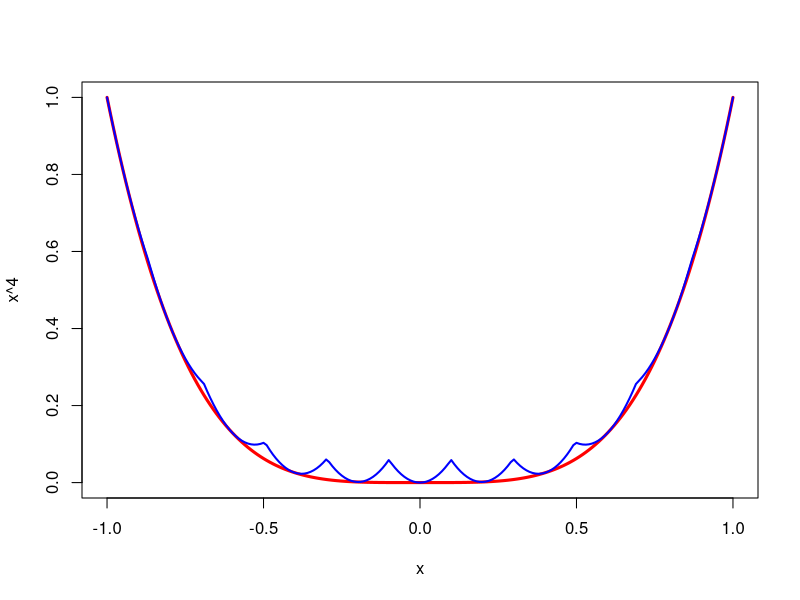
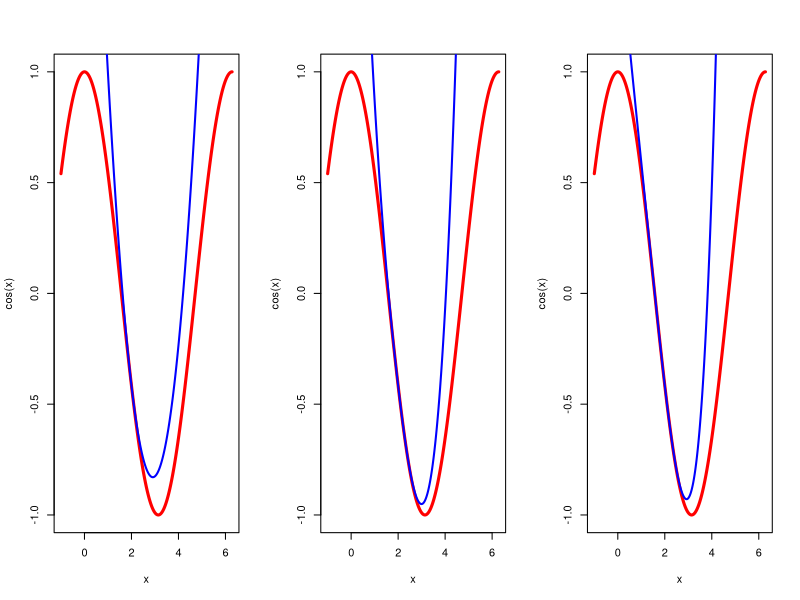
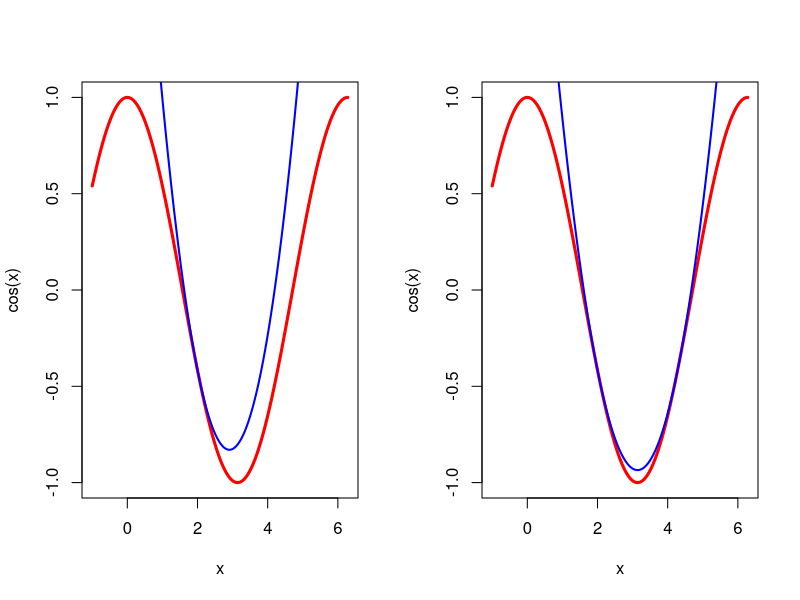

Recreate these plots in R, in order.
## ---- chunk 1
x<-seq(-1,1,by=.01)
plot(x, x ^ 4, type = "l", col = "RED", lwd = 3)
y<-seq(-1,1,length=11)
z <- matrix (0, 11, length (x))
for (i in 1:11) {
    yy <- y[i]
    z [i, ] <- (yy ^ 4) + 4 * (yy ^ 3) * (x - yy) + 6 * ((x - yy) ^ 2)
}
zz <- apply (z, 2, min)
lines(x,zz,col="BLUE",lwd=2)
## ---- chunk 2
h<-function(y){
x<-seq(-1,2*pi,by=.001)
z1<-cos(x)
z0<-cos(y)-sin(y)*(x-y)+0.5*(x-y)^2
z2<-cos(y)-sin(y)*(x-y)-0.5*cos(y)*(x-y)^2+(1/6)*abs(x-y)^3
z3<-cos(y)-sin(y)*(x-y)-0.5*cos(y)*(x-y)^2+(1/6)*sin(y)*(x-y)^3+(1/24)*(x-y)^4
par(mfrow=(c(1,3)))
plot(x,z1,type="l",col="RED",lwd=3,ylab="cos(x)")
lines(x,z0,col="BLUE",lwd=2)
plot(x,z1,type="l",col="RED",lwd=3,ylab="cos(x)")
lines(x,z2,col="BLUE",lwd=2)
plot(x,z1,type="l",col="RED",lwd=3,ylab="cos(x)")
lines(x,z3,col="BLUE",lwd=2)
}
h(2)
## ---- chunk 3
g<-function(y){
x<-seq(-1,2*pi,by=.001)
z1<-cos(x)
z2<-cos(y)-sin(y)*(x-y)+0.5*(sin(y)/(pi-y))*(x-y)^2
z3<-cos(y)-sin(y)*(x-y)+0.5*(x-y)^2
par(mfrow=c(1,2))
plot(x,z1,type="l",col="RED",lwd=3,ylab="cos(x)")
lines(x,z3,col="BLUE",lwd=2)
plot(x,z1,type="l",col="RED",lwd=3,ylab="cos(x)")
lines(x,z2,col="BLUE",lwd=2)
}
g(2)
